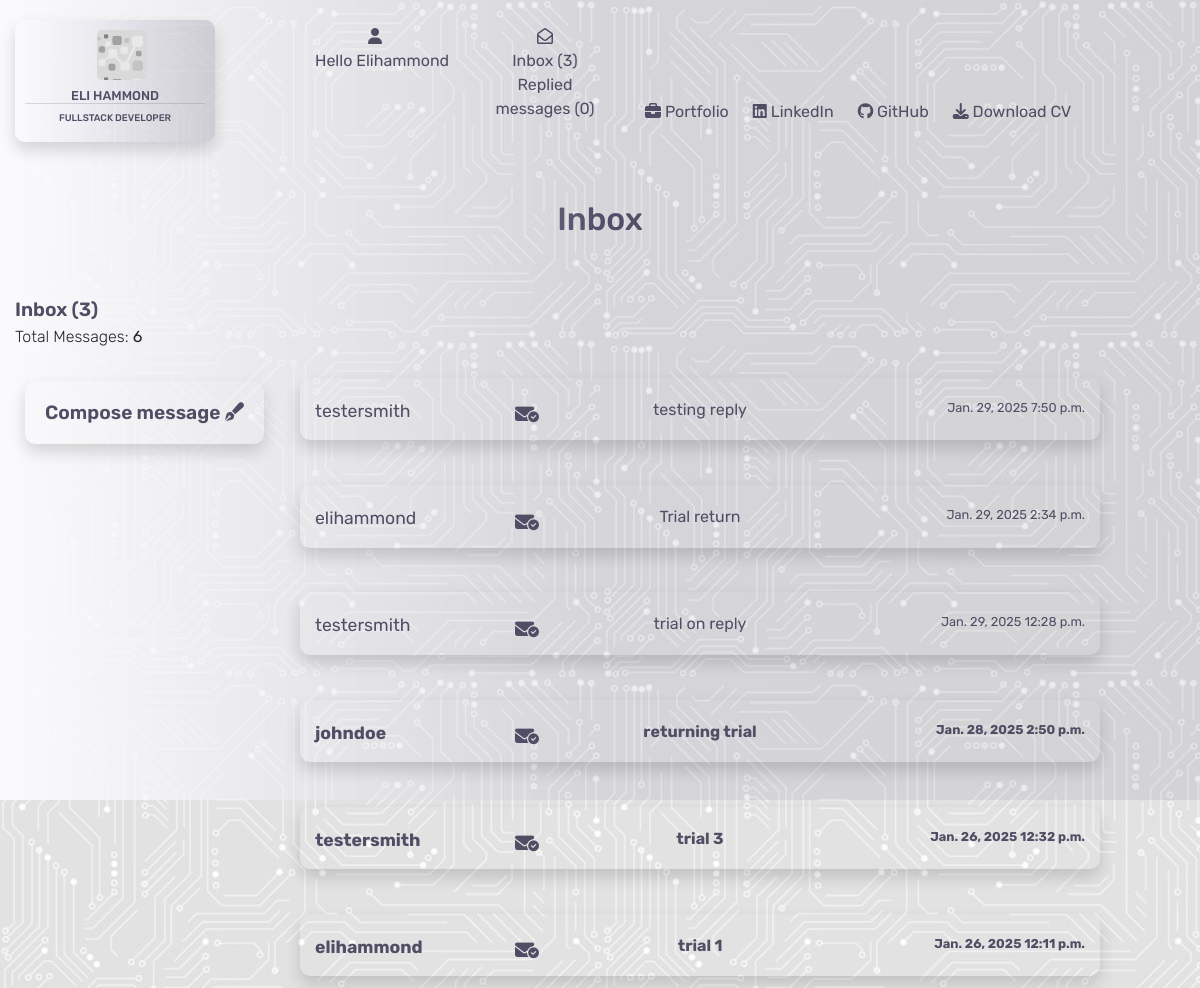
Page /contacts/ (signed in) on the earlier database version.
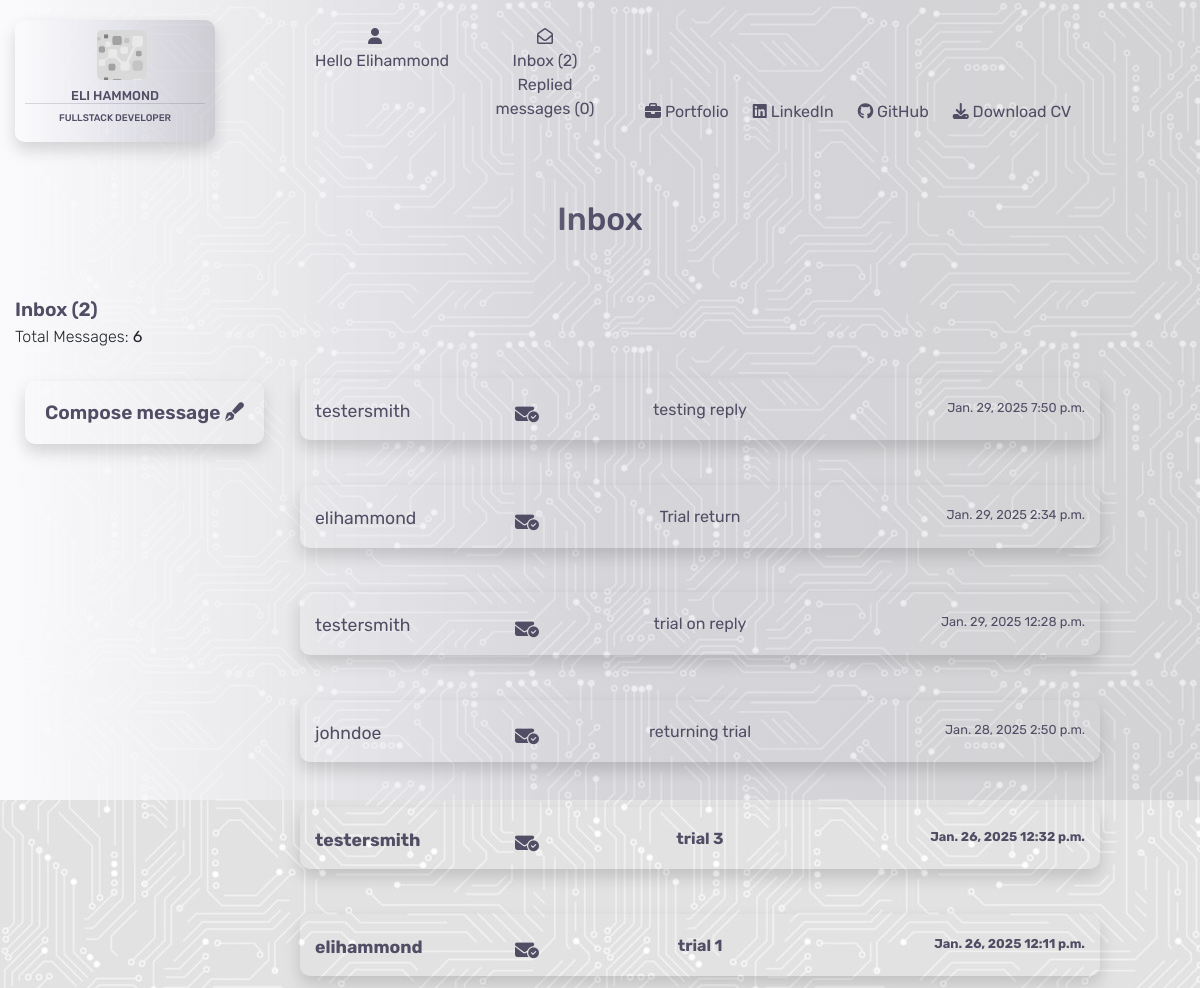
Same page on the later database version.
### contacts/models.py (models this page shows)
class Contacts(models.Model):
    class Meta:
        verbose_name_plural = "Contacts"
    name = models.CharField(max_length=26)
    send_to = models.CharField(max_length=240)
    subject = models.CharField(max_length=52, null=True, blank=True)
    email = models.EmailField()
    phone = models.IntegerField()
    message = models.TextField()
    date = models.DateField(auto_now_add=True)
    time = models.TimeField(auto_now_add=True)
    read = models.BooleanField(default=False)

### contacts/views.py (the view)
# urls.py: path('', views.contacts, name='contacts'),
@login_required
def contacts(request):
    inbox = Contacts.objects.all().order_by('-date', '-time')
    context = {
        'inbox': inbox,
    }
    return render(request, 'contacts/contacts.html', context)

### contacts/contexts.py (called while the page is built)
def contacts_inbox(request):
    user = request.user.id
    if user:
        user_inbox = get_object_or_404(User, username=request.user)
        inbox = Contacts.objects.filter(send_to=user_inbox)
        replied = Replied.objects.filter(send_to=user_inbox)
        replied_count = len(replied)
        unread_messages = inbox.filter(read=False).count()
        print(unread_messages)
        message_count = len(inbox)
        print(int(message_count))
        context = {
            'inbox': inbox,
            'message_count': message_count,
            'unread_messages': unread_messages,
            'replied_count': replied_count
        }
    else:
        inbox = Contacts.objects.all()
        context = {
            'inbox': inbox
        }
    return context

### contacts/templates/contacts/contacts.html (shortened to what this page needs)
{% extends "base.html" %}
{% load static %}
{% block content %}
<div class="container-fluid">
    <div class="row">
        <div class="col-4"></div>
        <div class="col-4">
            <h2 class="header">Inbox</h2>
        </div>
        <div class="col-4"></div>
    </div>
    <div class="inbox-header">
        Inbox ({{ unread_messages }})
    </div>
    <div class="inbox-subheader">
        Total Messages: <strong>{{ message_count }}</strong>
    </div>
    <div class="inbox-header">
        <a href="{% url 'compose_message' %}" class="compose shadow">Compose message <i class="fa-solid fa-pen-fancy"></i></a>
    </div>
    {% for i in inbox %}
    <div class="row">
        <div class="col-3">
        </div>
        {% if i.send_to == user.username %}
        <div class="col-8">
            <div {% if i.read %}class="opened-message"{% endif %}>
                <a href="{% url 'open_message' i.id %}">
                    <div class="row message-container shadow">
                        <div class="col-3">
                            <p class="inbox-name new-message">{{ i.name }}</p>
                        </div>
                        <div class="col-6">
                            {% if i.subject %}
                            <p class="inbox-subject new-message">{{ i.subject }}</p>
                            {% else %}
                            <p class="inbox-subject new-message">no subject</p>
                            {% endif %}
                        </div>
                        <div class="col-3">
                            <p class="inbox-date-time new-message">{{ i.date }} {{ i.time }}</p>
                        </div>
                    </div>
                </a>
                <p>
                    <a href="{% url 'mark_unread' i.id %}" class="unread" title="Mark as unread">
                        <i class="fa-solid fa-envelope-circle-check"></i>
                    </a>
                </p>
            </div>
        </div>
        {% endif %}
        <div class="col-1"></div>
    </div>
    {% endfor %}
</div>
{% endblock %}

### templates/base.html (shortened to what this page needs)
{% load static %}
<!DOCTYPE html>
<html lang="en">
<head>
    {% block corecss %}
        <link rel="stylesheet" href="https://stackpath.bootstrapcdn.com/bootstrap/4.4.1/css/bootstrap.min.css">
        <link rel="stylesheet" href="https://cdnjs.cloudflare.com/ajax/libs/font-awesome/6.6.0/css/all.min.css">
        <link rel="stylesheet" href="https://cdnjs.cloudflare.com/ajax/libs/font-awesome/6.6.0/css/all.min.css">
        <link rel="stylesheet" href="{% static 'css/base.css' %}">
    {% endblock %}
</head>
<body>
    <div class="opaque"></div>
    <header>
        <nav>
            <div class="container-fluid">
                <div class="row">
                    <div class="col-md-3">
                        <a href="{% url 'home' %}">
                            <div class="logo shadow">
                                <div class="logo-logo"></div>
                                <h5>Eli Hammond</h5>
                                <h6>Fullstack Developer</h6>
                            </div>
                        </a>
                    </div>
                    <div class="col-md-3">
                        <div class="row">
                            <div class="col-md-6">
                                <div class="dropdown">
                                    <div class="dropbtn">
                                        <div class="icon"><i class="fa-solid fa-user"></i></div>
                                        {% if request.user.is_authenticated %}
                                            <div class="hello">
                                                Hello {{ user.username|capfirst }}
                                            </div>
                                        {% else %}
                                            Login/Register
                                        {% endif %}
                                    </div>
                                </div>
                            </div>
                            <div class="col-md-6">
                                {% if request.user.is_authenticated %}
                                    <div class="message-box">
                                        <a href="{% url 'contacts' %}">
                                            <div class="icon"><i class="fa-regular fa-envelope-open"></i></div>
                                            Inbox ({{ unread_messages }})
                                            Replied messages ({{ replied_count }})
                                        </a>
                                    </div>
                                {% endif %}
                            </div>
                        </div>
                    </div>
                    <div class="col-md-6">
                    </div>
                </div>
                <div class="row bottom-header">
                    <div class="col-md-6"></div>
                    <div class="col-md-6 d-none d-lg-block">
                        <ul>
                            <li>
                                <a href="{% url 'portfolio' %}">{% block custom_style %}<i class="fa-solid fa-briefcase"></i> Portfolio{% endblock %}</a>
                            </li>
                            <li>
                                <a href="https://www.linkedin.com/in/elliot-hammond-286739298/" target="_blank"><i class="fa-brands fa-linkedin"></i> LinkedIn</a>
                            </li>
                            <li>
                                <a href="https://github.com/e-h-dev" target="_blank"><i class="fa-brands fa-github"></i> GitHub</a>
                            </li>
                            <li>
                                <a href=""><i class="fa-solid fa-download"></i> Download CV</a>
                            </li>
                        </ul>
                    </div>
                </div>
            </div>
        </nav>
    </header>
    {% block content %}
    {% endblock %}
</body>
</html>

Differences in the rows shown:
changed Contacts "johndoe": read False → True (drawn)
Other differences:
{{ unread_messages }}: "3" → "2"
